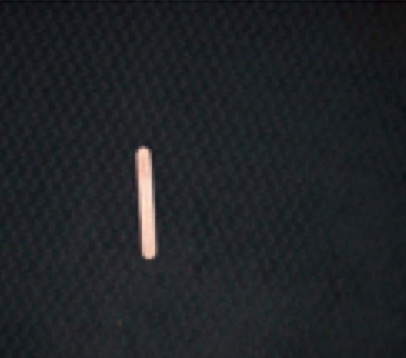
%> input picture CSE152/HW3/test.png, 406 x 358 px
$ octave --eval "result = image_alignment(im2double(imread('test.png')));"   (GNU Octave 9; MATLAB toolbox functions it lacks are replaced by stand-ins)
%> lines starting %> are read from the running program, lines starting %| are printed output that depends on the picture
### CSE152/HW3/moment.m
% This function takes in an binary image and calculate it's raw moment
function [output] = moment(input,j,k,d)
  [h,w] = size(input);
   M = 0;

    for x = 1 : h
        for y = 1 : w
             if input(x,y) == d
                M = M + (input(x,y) * x^j * y^k);
             end
        end
    end

%     fprintf('height, width: %d, %d\n',h,w);
    output = M;


end

### CSE152/HW3/central_moment.m
function [output] = central_moment(input,j,k,d)
    x_avg = double((moment(input,1,0,d))/(moment(input,0,0,d)));
    y_avg = double((moment(input,0,1,d))/(moment(input,0,0,d)));

    [h,w] = size(input);
    M = 0;

    for x = 1 : h
        for y = 1 : w
          if input(x,y) == d
            M = M + input(x,y) * (x-x_avg)^j * (y-y_avg)^k;
          end
        end
    end

    fprintf('x_avg,y_avg %d, %d\n', x_avg,y_avg);
    output = M;


end

### CSE152/HW3/image_alignment.m
function [aligned_image] = image_alignment(image)


    [h,w] = size(image);
%> h = 358; w = 1218
    image = imcomplement(image);
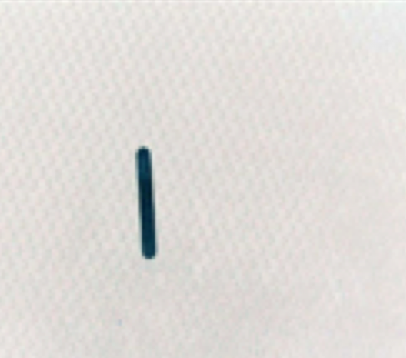
%> image: size 358x406x3 double; mean R, G, B 0.877, 0.863, 0.849
    x_avg = double((moment(image,1,0,1))/(moment(image,0,0,1)));
%> after the loop in moment, `for x = 1 : h`: M = 0
%> x_avg = NaN
    y_avg = double((moment(image,0,1,1))/(moment(image,0,0,1)));
%> y_avg = NaN

    A = [central_moment(image,2,0,1), central_moment(image,1,1,1);...
    central_moment(image,1,1,1), central_moment(image,0,2,1)];
%| x_avg,y_avg NaN, NaN
%| x_avg,y_avg NaN, NaN
%| x_avg,y_avg NaN, NaN
%| x_avg,y_avg NaN, NaN
%> A = [0 0; 0 0]

    [V,D] = eig(A);
%> V = [1 0; 0 1]; D = [0 0; 0 0]
    H = [1,0]';
%     scale
    V = V * 50;
%> V = [50 0; 0 50]

    if(D(1,1) >  D(2,2))
        nv = norm(V(:,1));
        t = acos(dot(H,V(:,1)/nv))
        vec1 = V(:,1);
        vec2 = V(:,2);
    else
        nv = norm(V(:,2));
%> nv = 50
        t = acos(dot(H,V(:,2)/nv))
%> t = 1.57
        vec1 = V(:,2);
%> vec1 = [0; 50]
        vec2 = V(:,1);
%> vec2 = [50; 0]
    end

    new_image = false(h,w);
    T = [x_avg,y_avg]';
%> T = [NaN; NaN]
    R = [cos(t),-sin(t); sin(t),cos(t)];
%> R = [6.12e-17 -1; 1 6.12e-17]
%     rotate the eigenvectors
    vec1 = R * vec1;
%> vec1 = [-50; 3.06e-15]
    vec2 = R * vec2;
%> vec2 = [3.06e-15; 50]


%     Mapping the old points to new image
    for x = 1 : h
        for y = 1 : w
            new_P = R * [x-x_avg,y-y_avg]' + T;
            if(new_P(1) > 1 && new_P(2) > 1 && new_P(1) < h && new_P(2) < w)
                new_image(floor(new_P(1)),ceil(new_P(2))) = image(x,y);
                new_image(floor(new_P(1)),floor(new_P(2))) = image(x,y);
                new_image(ceil(new_P(1)),floor(new_P(2))) = image(x,y);
                new_image(ceil(new_P(1)),ceil(new_P(2))) = image(x,y);
            end
        end
    end
%> new_image: size 358x1218 logical; every value is 0
    figure,imshow(new_image);
    hold on;
    plot(y_avg,x_avg, 'r.');
    hold on;
    quiver(y_avg,x_avg,vec1(1),vec1(2),'b.','LineWidth',2.5);
    hold on
    quiver(y_avg,x_avg,vec2(1),vec2(2),'r.','LineWidth',2.5);
    hold off
    aligned_image = new_image;

end
